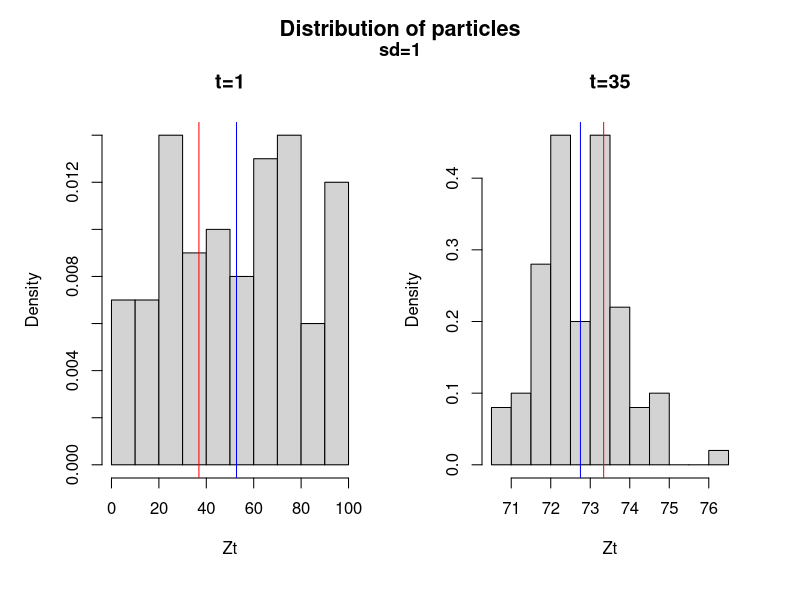
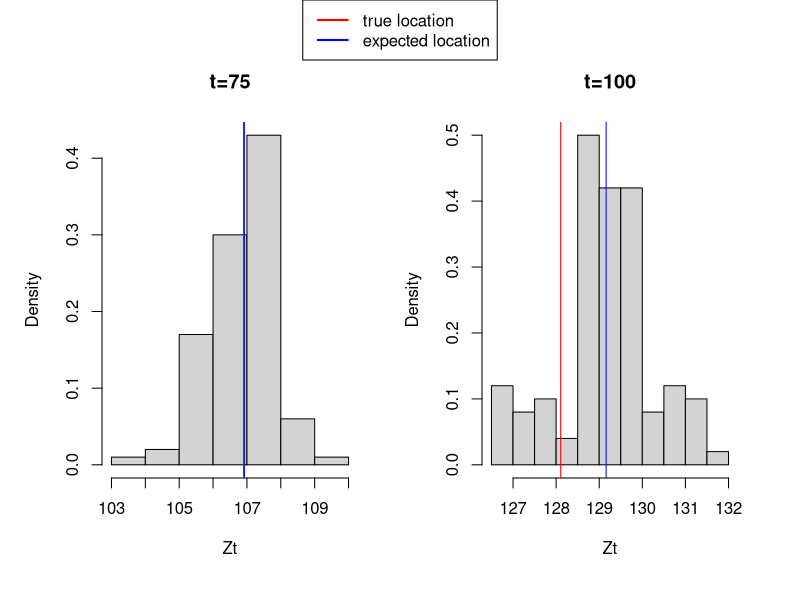
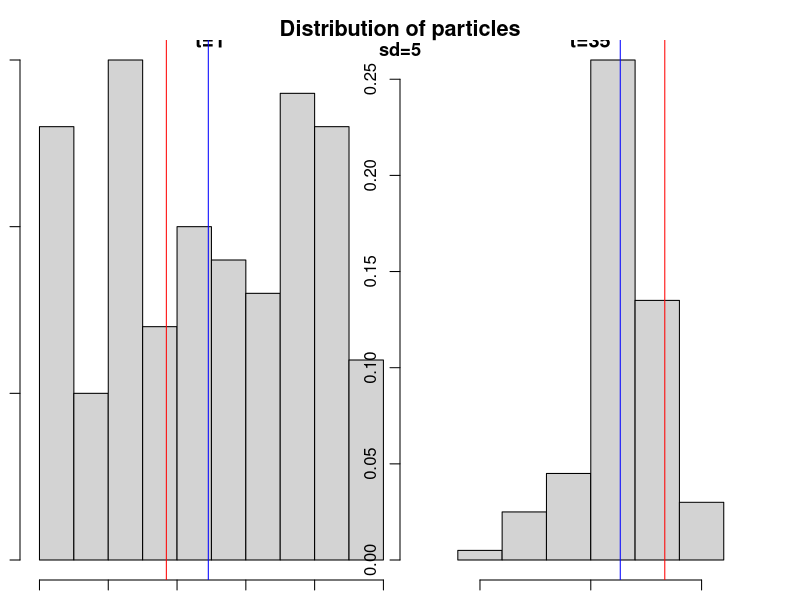
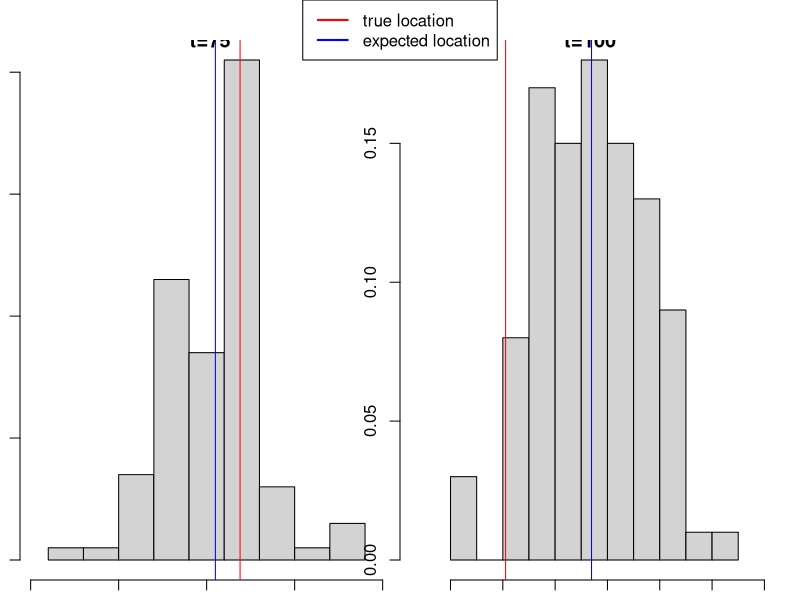
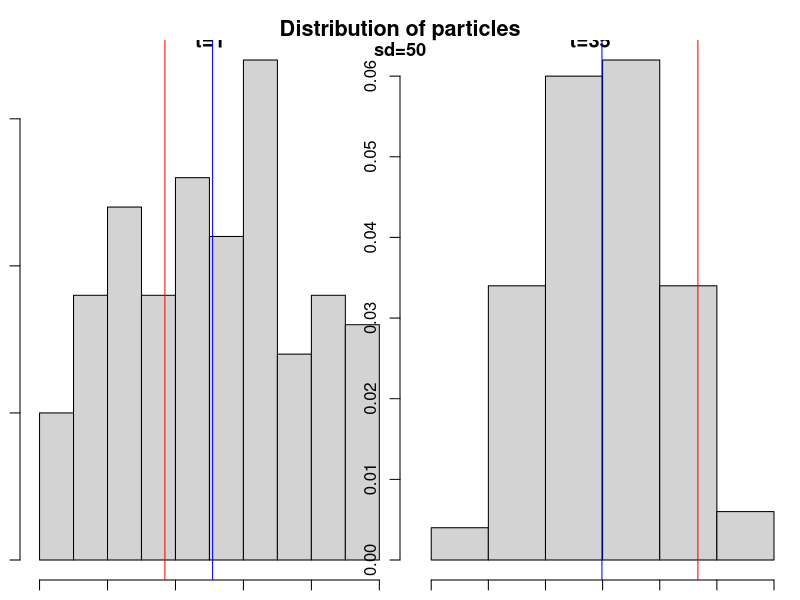
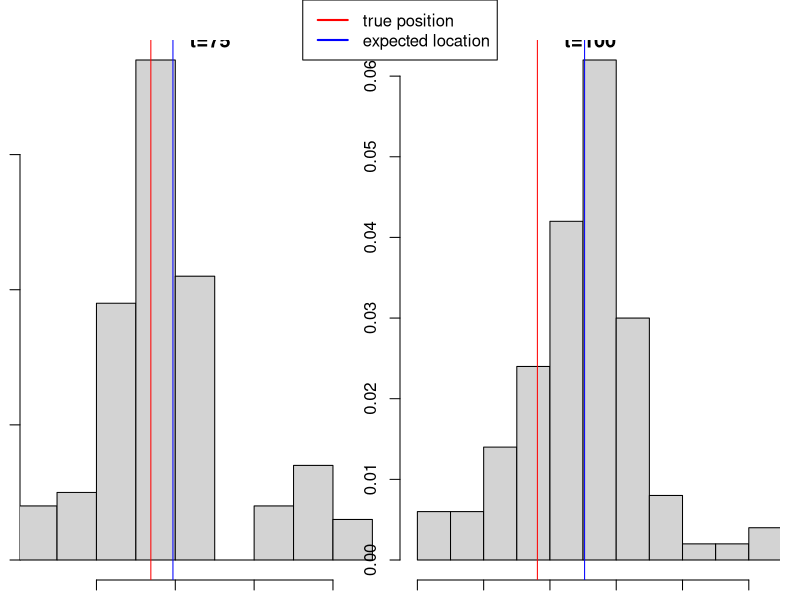
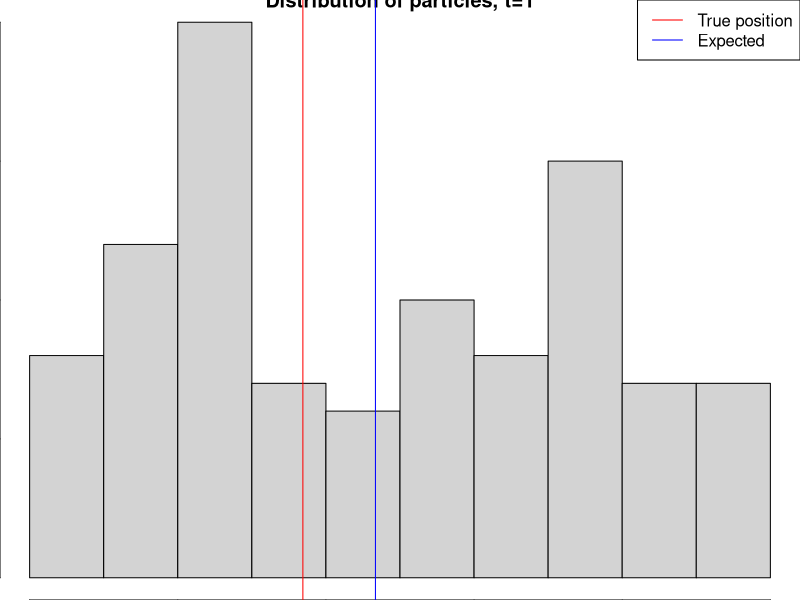
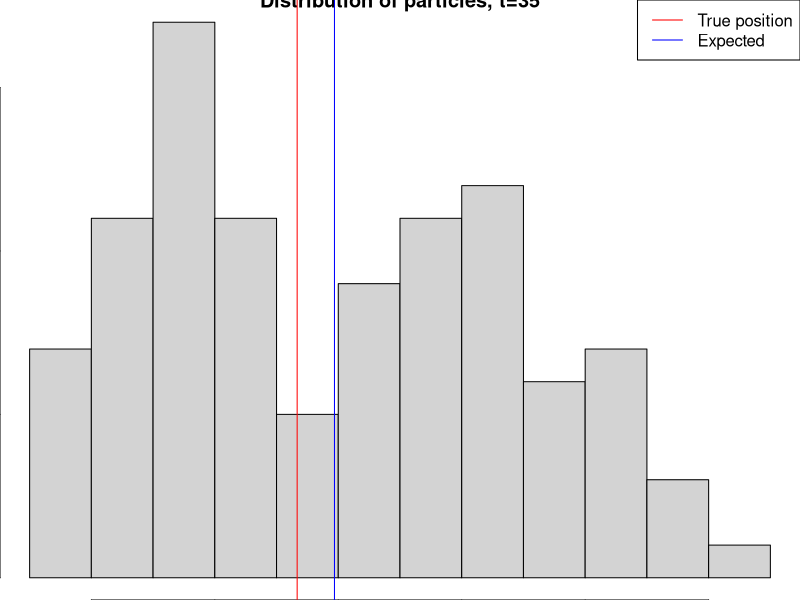

The R source for these figures, in order:
## ---- chunk 1
knitr::opts_chunk$set(echo = TRUE,tidy.opts=list(width.cutoff=60),tidy=TRUE)
set.seed(987654321)
## ---- chunk 2
# M - number of particals
# Iter - number of time steps T
# z is latent variable
# x is the observation

# Function for sampling from a mixture model
sampleMix <- function(mean1,mean2,mean3,sdX){
   u <- sample(1:3,1)
   means <- c(mean1,mean2,mean3)
   return(rnorm(1,mean=means[u],sd=sdX))
}

## Function that creates the SSM model
create_SSM <- function(z0,TT, sdX=1){
    Zt <- c(z0)

    Xt <- sampleMix(mean1=z0,mean2=(z0-1),mean3=(z0+1),sd=1)
    
    for (i in 2:TT){
        Zt[i] <- sampleMix(mean1=Zt[i-1],mean2=(Zt[i-1]+1),mean3=(Zt[i-1]+2),sdX=1)
        Xt[i] <- sampleMix(mean1=Zt[i],mean2=(Zt[i]-1),mean3=(Zt[i]+1),sdX=sdX)
    }
    return(list(sates=Zt,observations=Xt))   
    
}

generateX <- function(Zt, TT, sdX=1){
  Xt <- c()
  for (i in 1:TT){
    Xt[i] <-  sampleMix(mean1=Zt[i],mean2=(Zt[i]-1),mean3=(Zt[i]+1),sdX=sdX)
  }
  return(Xt)
}

## Particle filter function
particles <- function(Obs, M,Iter, sdX=1, correction=TRUE){
    Xt <- Obs

    #Initialise particles for the latent variable
    Zt <- matrix(ncol=Iter,nrow=M)
    wt <- matrix(ncol=Iter,nrow=M)
    Zt_bar <- matrix(ncol=Iter,nrow=M)
    #fill the initial time step
    Zt[,1] <- runif(M,0,100)
    # Add arbitrary values in order for the indexing to work later
    Zt_bar[,1] <- rep.int(1,M) 
    wt[,1] <- rep.int(1,M)

    for (t in 2:Iter){
        # Prediction
        for (m in 1:M){
            # sample from the transition model (current Z_t depends on the Z_{t-1})
            #Zt_bar[m,t] <- (rnorm(1,mean=Zt[m,t-1],sd=1)+rnorm(1,mean=(Zt[m,t-1]+1),sd=1)+rnorm(1,mean=(Zt[m,t-1]+2),sd=1))/3
            Zt_bar[m,t] <- sampleMix(mean1=Zt[m,t-1],mean2=(Zt[m,t-1]+1),mean3=(Zt[m,t-1]+2),sdX=1)
            #Calculate weights
            wt[m,t] <- (dnorm(Xt[t],mean=Zt_bar[m,t],sd=sdX)+dnorm(Xt[t],mean=(Zt_bar[m,t]-1),sd=sdX)+dnorm(Xt[t],mean=(Zt_bar[m,t]+1),sd=sdX))/3
        }
        # Correction
        if (correction){
            Zt[,t]<- sample(Zt_bar[,t], M, replace = TRUE, prob = wt[,t])
        }else{
            Zt[,t] <- Zt_bar[,t]
        }
        
    }
    return(list(Zt=Zt,Zt_bar=Zt_bar,wt=wt))
    
}

## ---- chunk 3
# Create the model
my_SSM <- create_SSM(runif(1,0,100),100)

# Filter particles
results_q1 <- particles(my_SSM$observations,100,100)
## ---- chunk 4
par(mfrow=c(1,2), oma = c(1, 1, 2, 1))
hist(results_q1$Zt[,1],freq = FALSE,xlab = "Zt",main="t=1")
abline(v=my_SSM$sates[1],col="red")
abline(v=mean(results_q1$Zt[,1]),col="blue")

hist(results_q1$Zt[,35],freq = FALSE,xlab = "Zt",main="t=35")
abline(v=my_SSM$sates[35],col="red")
abline(v=mean(results_q1$Zt[,35]),col="blue")

mtext("Distribution of particles", side = 3, line = 0, outer = TRUE, font = 2, cex=1.3)
mtext("sd=1", side = 3, line = -1, outer = TRUE, font = 2, cex=1.1)

hist(results_q1$Zt[,75],freq = FALSE,xlab = "Zt",main="t=75")
abline(v=my_SSM$sates[75],col="red")
abline(v=mean(results_q1$Zt[,75]),col="blue")

hist(results_q1$Zt[,100],freq = FALSE,xlab = "Zt",main="t=100")
abline(v=my_SSM$sates[100],col="red")
abline(v=mean(results_q1$Zt[,100]),col="blue")

par(fig = c(0, 1, 0, 1), oma = c(0, 0, 0, 0), mar = c(0, 0, 0, 0), new = TRUE)
plot(0, 0, type = "n", bty = "n", xaxt = "n", yaxt = "n")
legend("top",c("true location","expected location"),
        col = c("red","blue"), lty = c(1, 1), lwd=c(2, 2), xpd=TRUE)
## ---- chunk 5
# Create observations for the model with sd=5
my_SSM_2a <-list()
my_SSM_2a$sates <- my_SSM$sates
my_SSM_2a$observations <- generateX(my_SSM$sates,100,sdX = 5)
# Filter particles, sd=5
results_q2a <- particles(my_SSM_2a$observations,100,100,sdX = 5)

# Create the model, sd=50
my_SSM_2b <-list()
my_SSM_2b$sates <- my_SSM$sates
my_SSM_2b$observations <- generateX(my_SSM$sates,100,sdX = 50)
# Filter particles, sd=50
results_q2b <- particles(my_SSM_2b$observations,100,100,sdX = 50)
## ---- chunk 6

# Plot results from 2a, sd =5
par(mfrow=c(1,2), oma = c(1, 1, 2, 1))
hist(results_q2a$Zt[,1],freq = FALSE,xlab = "Zt",main="t=1",
     xlim=c(min(min(results_q2a$Zt[,1],my_SSM_2a$sates[1]))-2,
            max(max(results_q2a$Zt[,1]),my_SSM_2a$sates[1])+2))
abline(v=my_SSM_2a$sates[1],col="red")
abline(v=mean(results_q2a$Zt[,1]),col="blue")

hist(results_q2a$Zt[,35],freq = FALSE,xlab = "Zt",main="t=35",
     xlim=c(min(min(results_q2a$Zt[,35],my_SSM_2a$sates[35]))-2,
            max(max(results_q2a$Zt[,35]),my_SSM_2a$sates[35])+2))
abline(v=my_SSM_2a$sates[35],col="red")
abline(v=mean(results_q2a$Zt[,35]),col="blue")

mtext("Distribution of particles", side = 3, line = 0, outer = TRUE, font = 2, cex=1.3)
mtext("sd=5", side = 3, line = -1, outer = TRUE, font = 2, cex=1.1)

hist(results_q2a$Zt[,75],freq = FALSE,xlab = "Zt",main="t=75",
     xlim=c(min(min(results_q2a$Zt[,75],my_SSM_2a$sates[75]))-2,
            max(max(results_q2a$Zt[,75]),my_SSM_2a$sates[75])+2))
abline(v=my_SSM_2a$sates[75],col="red")
abline(v=mean(results_q2a$Zt[,75]),col="blue")

hist(results_q2a$Zt[,100],freq = FALSE,xlab = "Zt",main="t=100",
     xlim=c(min(min(results_q2a$Zt[,100],my_SSM_2a$sates[100]))-2,
            max(max(results_q2a$Zt[,100]),my_SSM_2a$sates[100])+2))
abline(v=my_SSM_2a$sates[100],col="red")
abline(v=mean(results_q2a$Zt[,100]),col="blue")

par(fig = c(0, 1, 0, 1), oma = c(0, 0, 0, 0), mar = c(0, 0, 0, 0), new = TRUE)
plot(0, 0, type = "n", bty = "n", xaxt = "n", yaxt = "n")
legend("top",c("true location","expected location"),
        col = c("red","blue"), lty = c(1, 1), lwd=c(2, 2), xpd=TRUE)
## ---- chunk 7

# Plot results from 2b, sd =50
par(mfrow=c(1,2), oma = c(1, 1, 2, 1))
hist(results_q2b$Zt[,1],freq = FALSE,xlab = "Zt",main="t=1",xlim=c(min(min(results_q2b$Zt[,1],my_SSM_2b$sates[1]))-2,
              max(max(results_q2b$Zt[,1]),my_SSM_2b$sates[1])+2))
abline(v=my_SSM_2b$sates[1],col="red")
abline(v=mean(results_q2b$Zt[,1]),col="blue")

hist(results_q2b$Zt[,35],freq = FALSE,xlab = "Zt",main="t=35",
     xlim=c(min(min(results_q2b$Zt[,35],my_SSM_2b$sates[35]))-2,
            max(max(results_q2b$Zt[,35]),my_SSM_2b$sates[35])+2))
abline(v=my_SSM_2b$sates[35],col="red")
abline(v=mean(results_q2b$Zt[,35]),col="blue")

mtext("Distribution of particles", side = 3, line = 0, outer = TRUE, font = 2, cex=1.3)
mtext("sd=50", side = 3, line = -1, outer = TRUE, font = 2, cex=1.1)

hist(results_q2b$Zt[,75],freq = FALSE,xlab = "Zt",main="t=75",
     xlim=c(min(min(results_q2b$Zt[,75],my_SSM_2b$sates[75]))-2,
            max(max(results_q2b$Zt[,75]),my_SSM_2b$sates[75])+2))
abline(v=my_SSM_2b$sates[75],col="red")
abline(v=mean(results_q2b$Zt[,75]),col="blue")

hist(results_q2b$Zt[,100],freq = FALSE,xlab = "Zt",main="t=100",
     xlim=c(min(min(results_q2b$Zt[,100],my_SSM_2b$sates[100]))-2,
            max(max(results_q2b$Zt[,100]),my_SSM_2b$sates[100])+2))
abline(v=my_SSM_2b$sates[100],col="red")
abline(v=mean(results_q2b$Zt[,100]),col="blue")

par(fig = c(0, 1, 0, 1), oma = c(0, 0, 0, 0), mar = c(0, 0, 0, 0), new = TRUE)
plot(0, 0, type = "n", bty = "n", xaxt = "n", yaxt = "n")
legend("top",c("true position","expected location"),
        col = c("red","blue"), lty = c(1, 1), lwd=c(2, 2), xpd=TRUE)

## ---- chunk 8
# Filter particles
results_q3 <- particles(my_SSM$observations,100,100,correction = FALSE)


hist(results_q3$Zt[,1],freq = FALSE,xlab = "Zt",main="Distribution of particles, t=1")
abline(v=my_SSM$sates[1],col="red")
abline(v=mean(results_q3$Zt[,1]),col="blue")
legend("topright",c("True position","Expected"),
       col = c("red","blue"),lty = c(1,1))


hist(results_q3$Zt[,35],freq = FALSE,xlab = "Zt",main="Distribution of particles, t=35")
abline(v=my_SSM$sates[35],col="red")
abline(v=mean(results_q3$Zt[,35]),col="blue")
legend("topright",c("True position","Expected"),
       col = c("red","blue"),lty = c(1,1))



hist(results_q3$Zt[,75],freq = FALSE,xlab = "Zt",main="Distribution of particles, t=75")
abline(v=my_SSM$sates[75],col="red")
abline(v=mean(results_q3$Zt[,75]),col="blue")
legend("topright",c("True position","Expected"),
       col = c("red","blue"),lty = c(1,1))



hist(results_q3$Zt[,100],freq = FALSE,xlab = "Zt",main="Distribution of particles, t=100")
abline(v=my_SSM$sates[100],col="red")
abline(v=mean(results_q3$Zt[,100]),col="blue")
legend("topright",c("True position","Expected"),
       col = c("red","blue"),lty = c(1,1))


## ---- chunk 9
exp_loc_q1 <- colMeans(results_q1$Zt)
exp_loc_q2a <- colMeans(results_q2a$Zt)
exp_loc_q2b <- colMeans(results_q2b$Zt)
exp_loc_q3 <- colMeans(results_q3$Zt)
## ---- chunk 10

plot(my_SSM$sates, col="black", type="l",ylab="Position", xlab="Time step", 
     main="Comparison of observations, true location, expected location", ylim = c(20,170))
lines(exp_loc_q1, col="blue")
lines(exp_loc_q2a, col="red")
lines(exp_loc_q2b, col="green")
lines(exp_loc_q3, col="purple")
legend("bottomright",c("true position","expected, sd=1","expected, sd=5","expected, sd=50","no correction"),
       col = c("black","blue","red","green","purple"), lty = c(1, 1, 1, 1, 1), lwd=c(rep(2,5)))


plot(my_SSM$observations, pch=20, ylab="Position", xlab="Time step", 
     main="Comparison of observations, true location, expected location", ylim = c(20,170))
lines(my_SSM$sates, col="red")
lines(exp_loc_q1, col="blue")
legend("bottomright",c("observations","true position","expected, sd=1"),
       col = c("black","red","blue"), lty = c(3,1, 1), lwd=c(3,rep(2,2)))


plot(my_SSM_2a$observations, pch=20, ylab="Position", xlab="Time step", 
     main="Comparison of observations, true location, expected location", ylim = c(20,170))
lines(my_SSM$sates, col="red")
lines(exp_loc_q2a, col="blue")
legend("bottomright",c("observations","true position","expected, sd=5"),
       col = c("black","red","blue"), lty = c(3,1, 1), lwd=c(3,rep(2,2)))

plot(my_SSM_2b$observations, pch=20, ylab="Position", xlab="Time step", 
     main="Comparison of observations, true location, expected location", ylim = c(20,170))
lines(my_SSM$sates, col="red")
lines(exp_loc_q2b, col="blue")
legend("bottomright",c("observations","true position","expected, sd=50"),
       col = c("black","red","blue"), lty = c(3,1, 1), lwd=c(3,rep(2,2)))

plot(my_SSM$observations, pch=20, ylab="Position", xlab="Time step", 
     main="Comparison of observations, true location, expected location", ylim = c(20,170))
lines(my_SSM$sates, col="red")
lines(exp_loc_q3, col="blue")
legend("bottomright",c("observations","true position","expected, no corr"),
       col = c("black","red","blue"), lty = c(3,1, 1), lwd=c(3,rep(2,2)))

